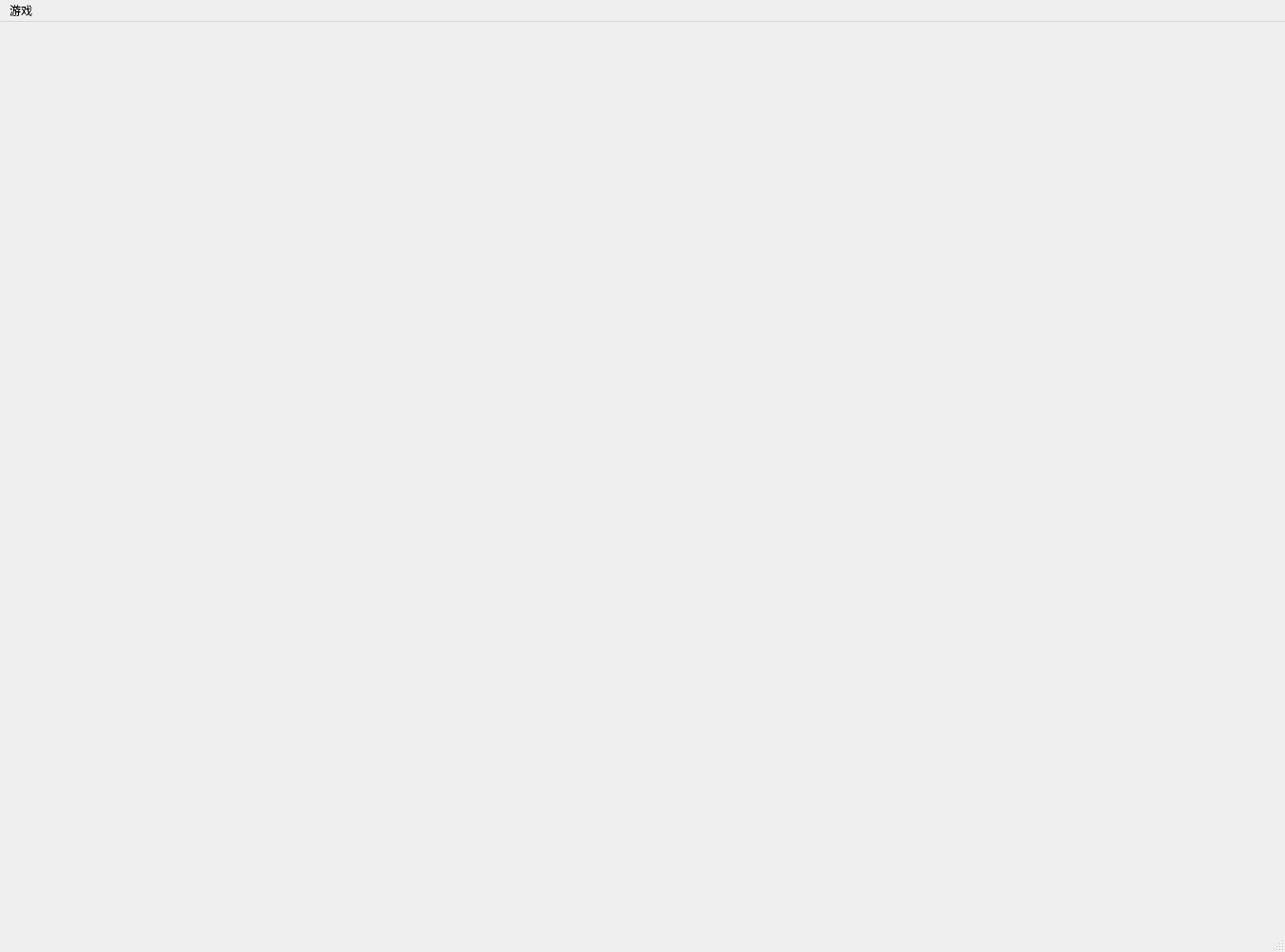
<?xml version="1.0" encoding="UTF-8"?>
<ui version="4.0">
 <class>MainWindow</class>
 <widget class="QMainWindow" name="MainWindow">
  <property name="geometry">
   <rect>
    <x>0</x>
    <y>0</y>
    <width>1350</width>
    <height>1000</height>
   </rect>
  </property>
  <property name="minimumSize">
   <size>
    <width>1350</width>
    <height>1000</height>
   </size>
  </property>
  <property name="maximumSize">
   <size>
    <width>1350</width>
    <height>1000</height>
   </size>
  </property>
  <property name="windowTitle">
   <string>MainWindow</string>
  </property>
  <widget class="QWidget" name="centralwidget"/>
  <widget class="QMenuBar" name="menubar">
   <property name="geometry">
    <rect>
     <x>0</x>
     <y>0</y>
     <width>1350</width>
     <height>21</height>
    </rect>
   </property>
   <widget class="QMenu" name="menu">
    <property name="title">
     <string>游戏</string>
    </property>
    <addaction name="actionnew"/>
    <addaction name="separator"/>
    <addaction name="actionquit"/>
   </widget>
   <addaction name="menu"/>
  </widget>
  <widget class="QStatusBar" name="statusbar"/>
  <action name="actionnew">
   <property name="text">
    <string>新游戏</string>
   </property>
  </action>
  <action name="actionsave">
   <property name="text">
    <string>save</string>
   </property>
  </action>
  <action name="actionquit">
   <property name="text">
    <string>退出</string>
   </property>
  </action>
 </widget>
 <resources/>
 <connections/>
</ui>
